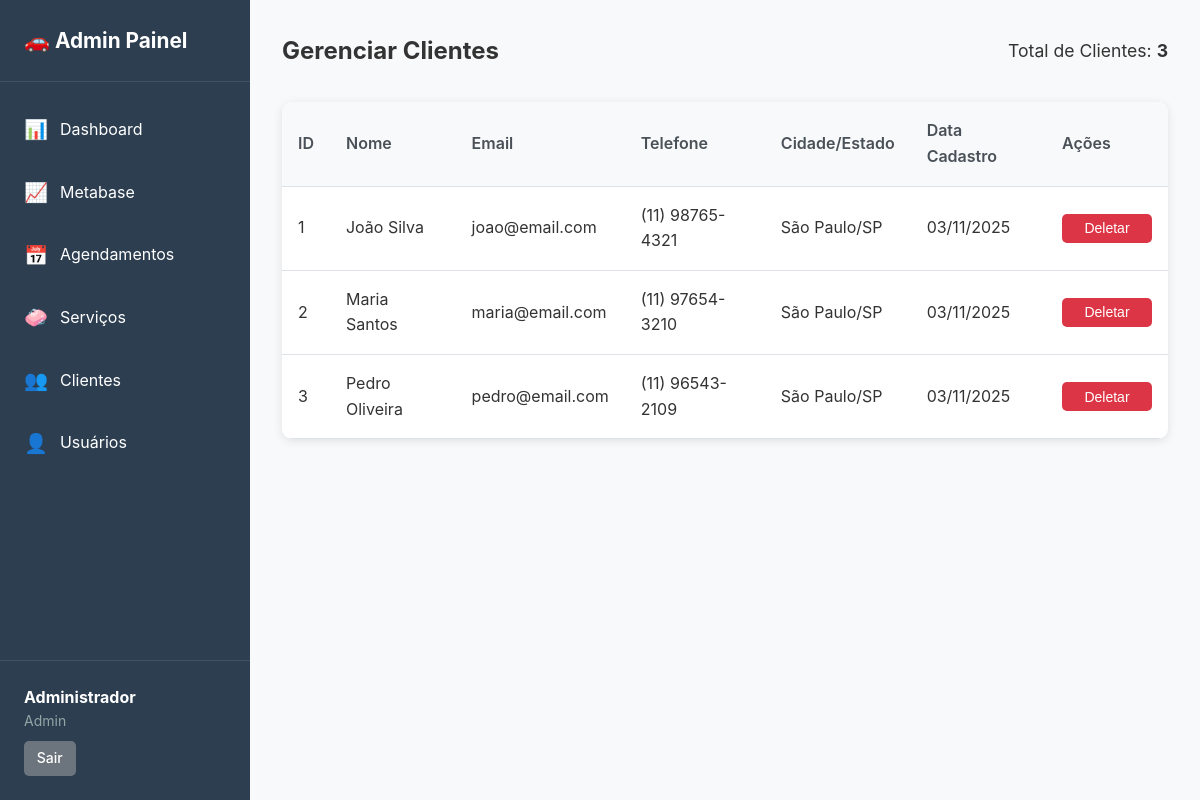
Page /public/admin/clientes.php (signed in) on the committed database.
### tables this page shows
CREATE TABLE clientes (
    id INT PRIMARY KEY AUTO_INCREMENT,
    nome VARCHAR(100) NOT NULL,
    email VARCHAR(100) UNIQUE NOT NULL,
    senha VARCHAR(255) NOT NULL,
    telefone VARCHAR(20) NOT NULL,
    endereco VARCHAR(255) NOT NULL,
    cidade VARCHAR(100) NOT NULL,
    estado VARCHAR(2) NOT NULL,
    cep VARCHAR(10) NOT NULL,
    data_cadastro TIMESTAMP DEFAULT CURRENT_TIMESTAMP,
    data_atualizacao TIMESTAMP DEFAULT CURRENT_TIMESTAMP ON UPDATE CURRENT_TIMESTAMP,
    INDEX idx_email (email),
    INDEX idx_nome (nome),
    INDEX idx_telefone (telefone)
);

### app/controllers/BaseController.php (called while the page is built, shortened)
<?php
require_once __DIR__ . '/../../config/database.php';
class BaseController {
    public function __construct() {
        $database = new Database();
        $this->db = $database->getConnection();
    }
}
?>

### config/database.php (called while the page is built, shortened)
<?php
class Database {
    private $host = "localhost";
    private $db_name = "lavagem_veiculos";
    private $username = "root";
    private $password = "";
    public function getConnection() {
        $this->conn = null;
        try {
            $this->conn = new PDO(
                "mysql:host=" . $this->host . ";dbname=" . $this->db_name . ";charset=utf8mb4",
                $this->username,
                $this->password,
                array(
                    PDO::ATTR_ERRMODE => PDO::ERRMODE_EXCEPTION,
                    PDO::ATTR_DEFAULT_FETCH_MODE => PDO::FETCH_ASSOC,
                    PDO::ATTR_EMULATE_PREPARES => false
                )
            );
        } catch(PDOException $exception) {
            echo "Erro de conexão: " . $exception->getMessage();
        }
        return $this->conn;
    }
}
?>

### app/controllers/ClientesController.php (called while the page is built, shortened)
<?php
require_once __DIR__ . '/../models/Cliente.php';
require_once __DIR__ . '/BaseController.php';
class ClientesController extends BaseController {
    public function getList() {
        $m = new Cliente($this->db);
        $stmt = $m->readAll();
        return $stmt->fetchAll(PDO::FETCH_ASSOC);
    }
}
?>

### app/models/Cliente.php (called while the page is built, shortened)
<?php
require_once __DIR__ . '/../../config/database.php';
class Cliente {
    private $conn;
    private $table_name = "clientes";
    public function __construct($db = null) {
        if ($db) {
            $this->conn = $db;
        } else {
            $database = new Database();
            $this->conn = $database->getConnection();
        }
    }
    public function readAll() {
        $query = "SELECT * FROM " . $this->table_name . " ORDER BY nome ASC";
        $stmt = $this->conn->prepare($query);
        $stmt->execute();
        return $stmt;
    }
}
?>

### config/config.php (called while the page is built, shortened)
<?php
function formatarData($data) {
    return date('d/m/Y', strtotime($data));
}
?>

### public/admin/clientes.php (the view, shortened to what this page needs)
<?php
require_once __DIR__ . '/../../config/config.php';
require_once __DIR__ . '/../../app/controllers/ClientesController.php';
$controller = new ClientesController();
$clientes = $controller->getList();
include __DIR__ . '/../../app/views/admin/header_admin.php';
?>
<div class="admin-content">
    <div class="admin-header">
        <h2>Gerenciar Clientes</h2>
        <div class="admin-stats">
            <span>Total de Clientes: <strong><?php echo count($clientes); ?></strong></span>
        </div>
    </div>
    <div class="admin-table-container">
        <table class="admin-table">
            <thead>
                <tr>
                    <th>ID</th>
                    <th>Nome</th>
                    <th>Email</th>
                    <th>Telefone</th>
                    <th>Cidade/Estado</th>
                    <th>Data Cadastro</th>
                    <th>Ações</th>
                </tr>
            </thead>
            <tbody>
                <?php foreach ($clientes as $cliente): ?>
                <tr>
                    <td><?php echo $cliente['id']; ?></td>
                    <td><?php echo htmlspecialchars($cliente['nome']); ?></td>
                    <td><?php echo htmlspecialchars($cliente['email']); ?></td>
                    <td><?php echo htmlspecialchars($cliente['telefone']); ?></td>
                    <td><?php echo htmlspecialchars($cliente['cidade']) . '/' . htmlspecialchars($cliente['estado']); ?></td>
                    <td><?php echo formatarData($cliente['data_cadastro']); ?></td>
                    <td>
                        <button onclick="deletarCliente(<?php echo $cliente['id']; ?>)" class="btn btn-sm btn-danger">Deletar</button>
                    </td>
                </tr>
                <?php endforeach; ?>
            </tbody>
        </table>
    </div>
</div>
<?php include __DIR__ . '/../../app/views/admin/footer_admin.php'; ?>

### public/css/style.css (style rules this page uses)
* { margin: 0; padding: 0; box-sizing: border-box; }
body { font-family: -apple-system, BlinkMacSystemFont, 'Segoe UI', Roboto, 'Helvetica Neue', Arial, sans-serif; line-height: 1.6; color: #333; background-color: #f5f5f5; }
.btn { display: inline-block; padding: 0.75rem 1.5rem; background: #667eea; color: white; text-decoration: none; border-radius: 5px; border: none; cursor: pointer; font-size: 1rem; font-weight: 500; transition: all 0.3s; }
.btn-danger { background: #dc3545; }
.btn-sm { padding: 0.4rem 0.8rem; font-size: 0.875rem; }
.admin-body { background: #f8f9fa; }
.admin-content { max-width: 1400px; }
.admin-header { display: flex; justify-content: space-between; align-items: center; margin-bottom: 2rem; }
.admin-stats { display: flex; gap: 2rem; font-size: 1.1rem; }
.admin-table-container { background: white; border-radius: 10px; box-shadow: 0 2px 10px rgba(0,0,0,0.1); overflow-x: auto; }
.admin-table { width: 100%; border-collapse: collapse; }
.admin-table thead { background: #f8f9fa; }
.admin-table th, .admin-table td { padding: 1rem; text-align: left; border-bottom: 1px solid #dee2e6; }
.admin-table th { font-weight: 600; color: #495057; }
.admin-table .btn-sm { min-width: 90px; text-align: center; }

### rows in the picture
clientes: id "1", nome "João Silva", email "joao@email.com", telefone "(11) 98765-4321", cidade "São Paulo", estado "SP", data_cadastro "03/11/2025"
clientes: id "2", nome "Maria Santos", email "maria@email.com", telefone "(11) 97654-3210", cidade "São Paulo", estado "SP", data_cadastro "03/11/2025"
clientes: id "3", nome "Pedro Oliveira", email "pedro@email.com", telefone "(11) 96543-2109", cidade "São Paulo", estado "SP", data_cadastro "03/11/2025"

### other values in the picture
$_SESSION['admin_nome'] "Administrador"
$_SESSION['admin_tipo'] "Admin"
count($clientes) "3"
